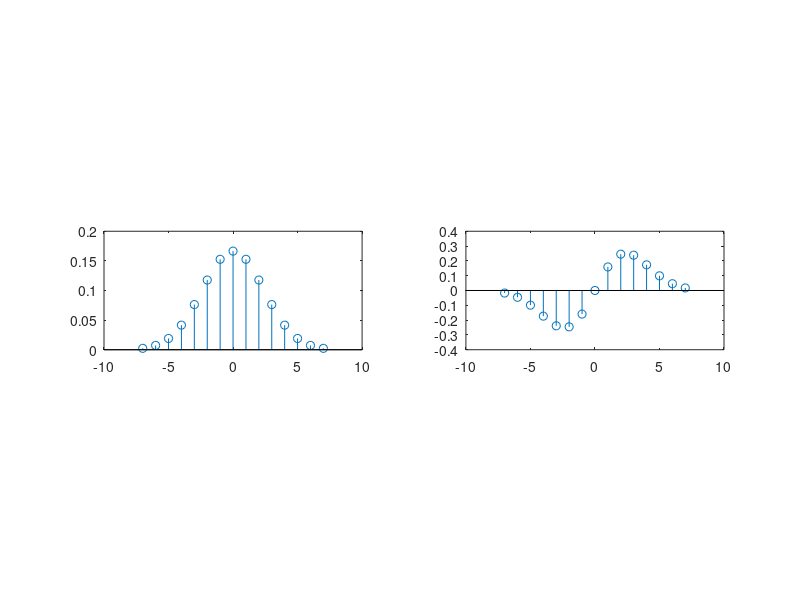

The MATLAB source for this figure: (Note: this script raises an error after producing the figure.)
s=2.4; %standard deviation
x2=-round(3*s):round(3*s); %sample grid
dx= x2/(s*s).*exp(-(x2.*x2)/(2*s*s)); %derivative in the x?direction
dy=dx'; %derivative in the y?direction
x1=-round(3*s):round(3*s); %sample grid
gx= exp(-(x1.*x1 )/(2*s*s)); %smoothing filter in the x?direction
gx=gx/sum(gx); % sum of weights equals one
gy=gx'; %smoothing filter in the y?direction (transpose of gx)
subplot(3,2,3); stem(x1,gx); %1D smoothing filter
subplot(3,2,4); stem(x2,dx); %1D derivative filter

f=double(imread('flowers.jpg'));
f=f(1:256,1:256);
ff=imnoise(f/255,'gaussian',0,0.01).*255; %add noise
fx=conv2(conv2(ff,dx,'valid'),gy,'valid'); %derivative in x-direction
fy=conv2(conv2(ff,dy,'valid'),gx,'valid'); %derivative in y-direction

subplot(3,2,1); imshow(ff/255); %show the original image
subplot(3,2,6); imagesc(fx); colormap(gray); axis image; %show derivative image in the xsubplot(
subplot(3,2,5); imagesc(fy); colormap(gray); axis image; %and in the y-direction
y=conv2(ff,gx,'valid'); %filter the image
subplot(3,2,2); imshow(y/255); %and display it


figure(2);
Edge=sqrt(fx.*fx + fy.*fy); %edge filtered image (the magnitude of the gradient)
subplot(3,2,1); imshow(Edge/255); %and display it

Dx=fft(dx,256); %DFT of the dx filter
subplot(3,2,2);stem([-127:128]*pi/128,fftshift(abs(Dx))); %and display the magnitude spectrum
ff=imnoise(f/255,'gaussian',0,0.01).*255; %add noise
subplot(3,2,3); imshow(ff/255); %and display it
fx=conv2(conv2(ff,dx,'valid'),gy,'valid'); %derivative in x-direction
fy=conv2(conv2(ff,dy,'valid'),gx,'valid'); %derivative in y-direction
%subplot(3,2,6); imagesc(fx); colormap(gray); axis image; %show derivative image in the xsubplot(
%subplot(3,2,5); imagesc(fy); colormap(gray); axis image; %and in the y-direction
Edge=sqrt(fx.*fx + fy.*fy); %edge filtered image (the magnitude of the gradient)
subplot(3,2,4); imshow(Edge/255); %and display it


s=1; %standard deviation
x2=-round(3*s):round(3*s); %sample grid
dx= x2/(s*s).*exp(-(x2.*x2)/(2*s*s)); %derivative in the x?direction
dy=dx'; %derivative in the y?direction
x1=-round(3*s):round(3*s); %sample grid
gx= exp(-(x1.*x1 )/(2*s*s)); %smoothing filter in the x?direction
gx=gx/sum(gx); % sum of weights equals one
gy=gx'; %smoothing filter in the y?direction (transpose of gx)
ff=imnoise(f/255,'gaussian',0,0.01).*255; %add noise
fx=conv2(conv2(ff,dx,'valid'),gy,'valid'); %derivative in x-direction
fy=conv2(conv2(ff,dy,'valid'),gx,'valid'); %derivative in y-direction
%subplot(3,2,6); imagesc(fx); colormap(gray); axis image; %show derivative image in the xsubplot(
%subplot(3,2,5); imagesc(fy); colormap(gray); axis image; %and in the y-direction
Edge=sqrt(fx.*fx + fy.*fy); %edge filtered image (the magnitude of the gradient)
subplot(3,2,5); imshow(Edge/255); %and display it
